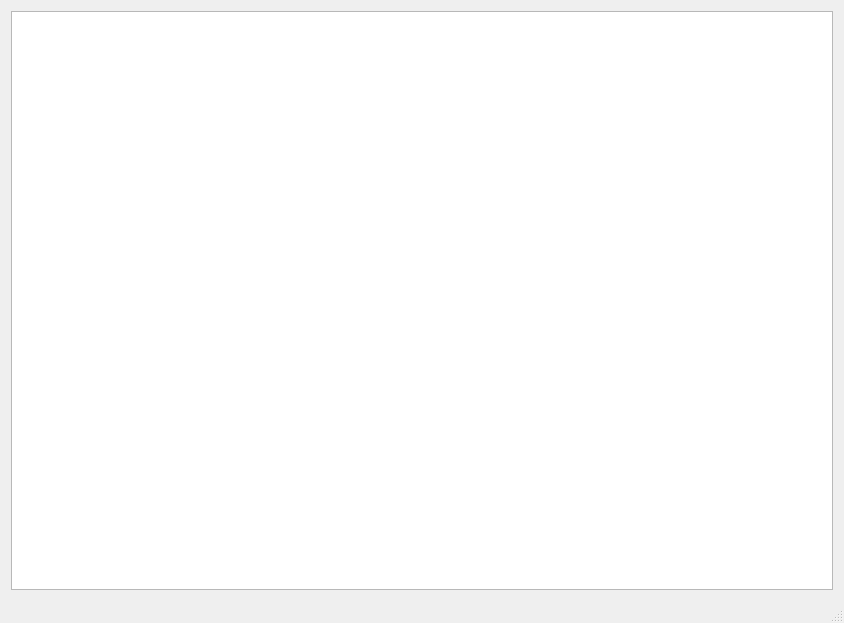
<?xml version="1.0" encoding="UTF-8"?>
<ui version="4.0">
 <class>MainWindow</class>
 <widget class="QMainWindow" name="MainWindow">
  <property name="geometry">
   <rect>
    <x>0</x>
    <y>0</y>
    <width>844</width>
    <height>623</height>
   </rect>
  </property>
  <property name="windowTitle">
   <string>MainWindow</string>
  </property>
  <widget class="QWidget" name="centralWidget">
   <layout class="QGridLayout" name="gridLayout">
    <item row="0" column="0">
     <widget class="AndromedaView" name="graphicsView"/>
    </item>
   </layout>
  </widget>
  <widget class="QMenuBar" name="menuBar">
   <property name="geometry">
    <rect>
     <x>0</x>
     <y>0</y>
     <width>844</width>
     <height>21</height>
    </rect>
   </property>
  </widget>
  <widget class="QStatusBar" name="statusBar"/>
 </widget>
 <layoutdefault spacing="6" margin="11"/>
 <customwidgets>
  <customwidget>
   <class>AndromedaView</class>
   <extends>QGraphicsView</extends>
   <header>andromeda_view.h</header>
  </customwidget>
 </customwidgets>
 <resources/>
 <connections/>
</ui>
